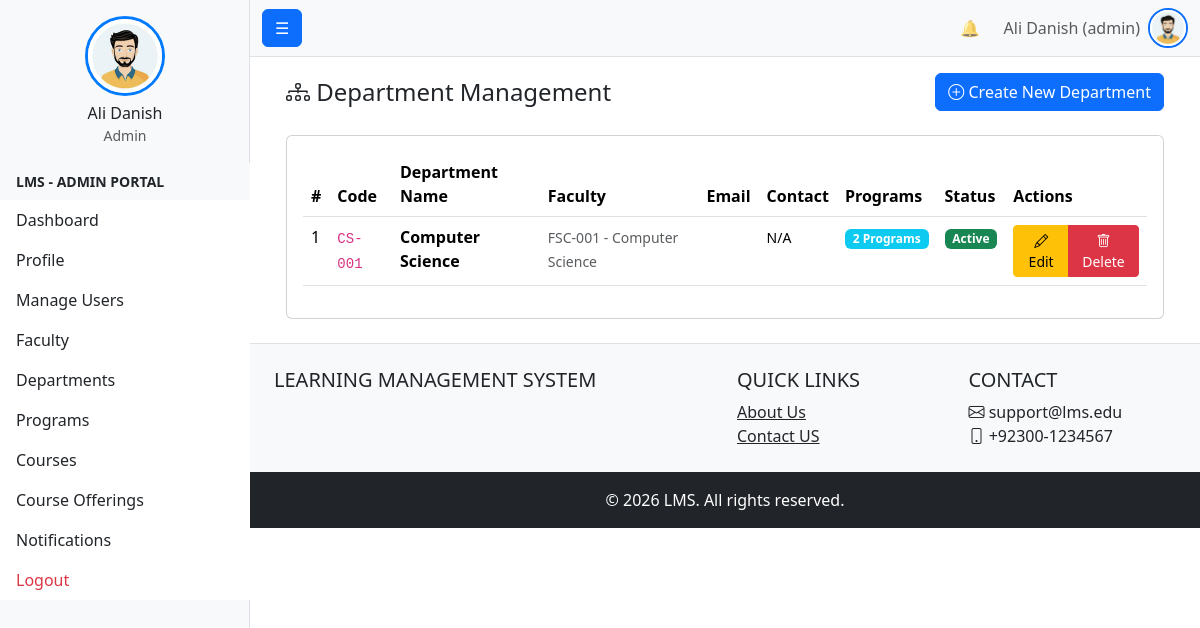
/admin_tools/Academic/Department/department_list.php (signed in), run on the app's committed database.
### tables this page shows
CREATE TABLE `users` (
  `id` int(11) NOT NULL,
  `first_name` varchar(100) NOT NULL,
  `last_name` varchar(100) NOT NULL,
  `full_name` varchar(201) GENERATED ALWAYS AS (concat(`first_name`,' ',`last_name`)) STORED,
  `email` varchar(255) DEFAULT NULL,
  `contact_number` varchar(20) DEFAULT NULL,
  `profile_image` varchar(255) DEFAULT NULL COMMENT 'Stores profile image filename (stored in /public/uploads/profiles/)',
  `campus_id` int(11) DEFAULT NULL,
  `gender` enum('male','female','other') DEFAULT NULL,
  `cnic` varchar(15) DEFAULT NULL,
  `date_of_birth` date DEFAULT NULL,
  `address` text DEFAULT NULL,
  `password_hash` varchar(255) NOT NULL,
  `user_code` varchar(255) NOT NULL,
  `status` enum('active','inactive','suspended') NOT NULL DEFAULT 'active',
  `is_deleted` tinyint(1) NOT NULL DEFAULT 0,
  `created_at` timestamp NOT NULL DEFAULT current_timestamp(),
  `updated_at` timestamp NOT NULL DEFAULT current_timestamp() ON UPDATE current_timestamp(),
  `last_login_at` datetime DEFAULT NULL
);

CREATE TABLE `roles` (
  `role_id` int(11) NOT NULL,
  `role_name` enum('student','faculty','admin','student_affairs','examination','admission','accounts') NOT NULL
);

CREATE TABLE `department` (
  `department_id` int(11) NOT NULL,
  `department_name` varchar(100) NOT NULL,
  `department_code` varchar(50) NOT NULL,
  `department_status` enum('active','inactive') NOT NULL DEFAULT 'active',
  `email` varchar(255) NOT NULL,
  `contact_number` varchar(20) DEFAULT NULL,
  `faculty_id` int(11) NOT NULL,
  `campus_id` int(11) DEFAULT NULL,
  `created_at` timestamp NOT NULL DEFAULT current_timestamp(),
  `updated_at` timestamp NOT NULL DEFAULT current_timestamp() ON UPDATE current_timestamp(),
  `is_deleted` tinyint(1) NOT NULL DEFAULT 0,
  `updated_by` int(11) DEFAULT NULL
);

CREATE TABLE `faculty` (
  `faculty_id` int(11) NOT NULL,
  `faculty_name` varchar(100) NOT NULL,
  `faculty_code` varchar(50) NOT NULL,
  `faculty_status` enum('active','inactive') NOT NULL DEFAULT 'active',
  `is_deleted` tinyint(1) NOT NULL DEFAULT 0
);

### config.php (called while the page is built, shortened)
<?php
function url(string $path = ''): string {
    return rtrim(BASE_URL, '/') . '/' . ltrim($path, '/');
}

### admin_tools/Academic/Department/department_list.php (the view, shortened to what this page needs)
<?php
require_once $_SERVER['DOCUMENT_ROOT'] . '/project1/bootstrap.php';
$sql = "
    SELECT
        d.*,
        f.faculty_name,
        f.faculty_code,
        COUNT(DISTINCT p.program_id) as program_count
    FROM department d
    JOIN faculty f ON d.faculty_id = f.faculty_id
    LEFT JOIN program p ON d.department_id = p.department_id AND p.is_deleted = FALSE
    WHERE d.is_deleted = FALSE
    GROUP BY d.department_id
    ORDER BY f.faculty_name, d.department_name
";
$result = $conn->query($sql);
$departments = [];
while ($row = $result->fetch_assoc()) {
    $departments[] = $row;
}
?>
<div class="container-fluid">
    <div class="d-flex justify-content-between align-items-center mb-4">
        <h4 class="mb-0"><i class="bi bi-diagram-3"></i> Department Management</h4>
        <a href="create_department.php" class="btn btn-primary">
            <i class="bi bi-plus-circle"></i> Create New Department
        </a>
    </div>
    <?php if (empty($departments)): ?>
        <div class="alert alert-info">
            <i class="bi bi-info-circle"></i> No departments found. Create your first department to get started.
        </div>
    <?php else: ?>
        <div class="card">
            <div class="card-body">
                <div class="table-responsive">
                    <table class="table table-hover">
                        <thead>
                            <tr>
                                <th>#</th>
                                <th>Code</th>
                                <th>Department Name</th>
                                <th>Faculty</th>
                                <th>Email</th>
                                <th>Contact</th>
                                <th>Programs</th>
                                <th>Status</th>
                                <th>Actions</th>
                            </tr>
                        </thead>
                        <tbody>
                            <?php $serial = 1; foreach ($departments as $dept): ?>
                                <tr>
                                    <td><?= $serial++ ?></td>
                                    <td><code><?= htmlspecialchars($dept['department_code']) ?></code></td>
                                    <td><strong><?= htmlspecialchars($dept['department_name']) ?></strong></td>
                                    <td>
                                        <small class="text-muted">
                                            <?= htmlspecialchars($dept['faculty_code']) ?> -
                                            <?= htmlspecialchars($dept['faculty_name']) ?>
                                        </small>
                                    </td>
                                    <td>
                                    </td>
                                    <td>
                                        <small><?= htmlspecialchars($dept['contact_number'] ?? 'N/A') ?></small>
                                    </td>
                                    <td>
                                        <span class="badge bg-info"><?= $dept['program_count'] ?> Programs</span>
                                    </td>
                                    <td>
                                        <span class="badge bg-<?= $dept['department_status'] === 'active' ? 'success' : 'secondary' ?>">
                                            <?= ucfirst($dept['department_status']) ?>
                                        </span>
                                    </td>
                                    <td>
                                        <div class="btn-group btn-group-sm">
                                            <a href="edit_department.php?id=<?= $dept['department_id'] ?>"
                                               class="btn btn-warning">
                                                <i class="bi bi-pencil"></i> Edit
                                            </a>
                                            <a href="delete_department.php?id=<?= $dept['department_id'] ?>"
                                               class="btn btn-danger"
                                               onclick="return confirm('Are you sure?')">
                                                <i class="bi bi-trash"></i> Delete
                                            </a>
                                        </div>
                                    </td>
                                </tr>
                            <?php endforeach; ?>
                        </tbody>
                    </table>
                </div>
            </div>
        </div>
    <?php endif; ?>
</div>
<?php
require_once '../../../templates/layout/master_base.php';
?>

### templates/layout/navbar.php (shortened to what this page needs)
<?php
require_once $_SERVER['DOCUMENT_ROOT'].'/project1/bootstrap.php';
$name = 'Guest';
$role = 'guest';
$profile_image_url = url('public/male_avatar.jpeg');
if (isset($_SESSION['user_id'])) {
    $user_id = $_SESSION['user_id'];
    $stmt = $conn->prepare("
        SELECT u.full_name, r.role_name
        FROM users u
        LEFT JOIN user_roles ur ON u.id = ur.user_id
        LEFT JOIN roles r ON ur.role_id = r.role_id
        WHERE u.id = ?
        LIMIT 1
    ");
    $stmt->bind_param('i', $user_id);
    $stmt->execute();
    $result = $stmt->get_result();
    if ($row = $result->fetch_assoc()) {
        $name = $row['full_name'];
        $role = $row['role_name'] ?? 'guest';
    }
} else {
    $unread_count = 0;
    $notifications = [];
}
?>
<nav class="navbar navbar-expand-lg navbar-light bg-light border-bottom">
    <div class="container-fluid">
        <button class="btn btn-primary " id="sidebarToggle">☰</button>
        <div class="collapse navbar-collapse" id="navbarNav">
            <ul class="navbar-nav ms-auto align-items-center">
                <li class="nav-item dropdown me-3">
                    <a class="nav-link position-relative" href="#" id="notificationDropdown" role="button"
                       data-bs-toggle="dropdown" aria-expanded="false" title="Notifications">
                        🔔
                    </a>
                </li>
                <li class="nav-item me-2">
                    <span class="text-muted"><?= htmlspecialchars($name) ?> (<?= htmlspecialchars($role) ?>)</span>
                </li>
                <li class="nav-item dropdown">
                    <a class="nav-link p-0" href="#" id="userDropdown" role="button" data-bs-toggle="dropdown" aria-expanded="false" title="Profile Menu">
                        <img src="<?= $profile_image_url ?>" alt="Profile" class="rounded-circle border border-2 border-primary" style="width: 40px; height: 40px; object-fit: cover; cursor: pointer;">
                    </a>
                </li>
            </ul>
        </div>
    </div>
</nav>

### data on the page
users: full_name "Ali Danish", roles.role_name "admin"
department: department_code "CS-001", department_name "Computer Science", faculty.faculty_code "FSC-001", faculty.faculty_name "Computer Science", contact_number "N/A", program_count "2", department_status "Active"

### other printed values
$name "Ali Danish"
$role "Admin"
$role "ADMIN"
$label "Dashboard"
$label "Profile"
$label "Manage Users"
$label "Faculty"
$label "Departments"
$label "Programs"
$label "Courses"
$label "Course Offerings"
$label "Notifications"
